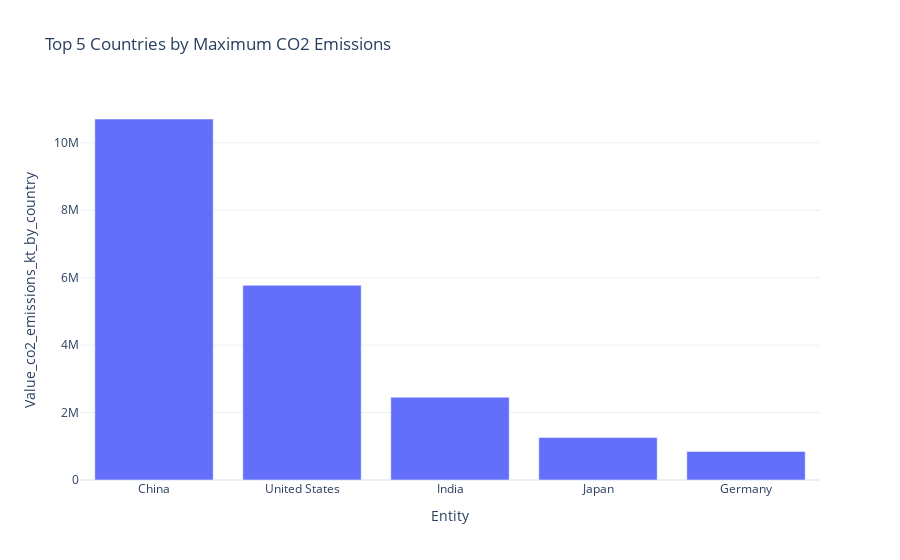

The notebook cell this image was saved under:
### Markdown cell above
#### 4. CO2 emissions between countries

### Code cell
# Calculate the maximum 'CO2' emissions for each 'Country' category and sort in descending order
max_co2 = df.groupby('Entity')['Value_co2_emissions_kt_by_country'].max().reset_index()
max_co2 = max_co2.sort_values(by='Value_co2_emissions_kt_by_country', ascending=False)

# Select the top 5 'Country' categories with the highest maximum 'CO2' emissions
top_5_high_co2 = max_co2.head(5)

# Create a bar plot using Plotly Express
fig = px.bar(
    top_5_high_co2,  # DataFrame containing the data
    x='Entity',  # x-values: 'Country' categories
    y='Value_co2_emissions_kt_by_country',  # y-values: maximum 'CO2' emissions
    title='Top 5 Countries by Maximum CO2 Emissions',  
    labels={'Country': 'Country', 'CO2': 'CO2 Emissions'},  
    template='plotly_white' 
)

# Set the height of the plot
fig.update_layout(height=650)

# Display the plot
fig.show()

### Figure 1 — Plotly figure (JSON) as saved in the notebook; plotly's stock layout.template omitted (floating-point values rounded to 4 significant figures)
{"data": [{"alignmentgroup": "True", "hovertemplate": "Entity=%{x}<br>Value_co2_emissions_kt_by_country=%{y}<extra></extra>", "legendgroup": "", "marker": {"color": "#636efa", "pattern": {"shape": ""}}, "name": "", "offsetgroup": "", "orientation": "v", "showlegend": false, "textposition": "auto", "type": "bar", "x": ["China", "United States", "India", "Japan", "Germany"], "xaxis": "x", "y": [10710000.0, 5775810, 2456000.0, 1263000.0, 847680], "yaxis": "y"}], "layout": {"autosize": true, "barmode": "relative", "legend": {"tracegroupgap": 0}, "title": {"text": "Top 5 Countries by Maximum CO2 Emissions"}, "xaxis": {"anchor": "y", "autorange": true, "domain": [0, 1], "range": [-0.5, 4.5], "title": {"text": "Entity"}, "type": "category"}, "yaxis": {"anchor": "x", "autorange": true, "domain": [0, 1], "range": [0, 11270000.0], "title": {"text": "Value_co2_emissions_kt_by_country"}, "type": "linear"}}}
